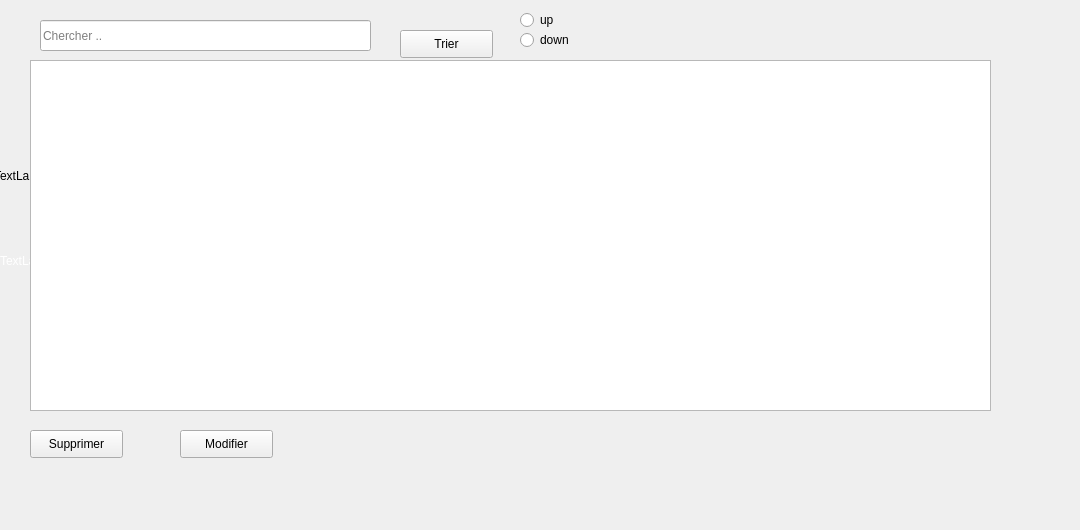
      <widget class="QWidget" name="AffichageCitoyen">
       <attribute name="title">
        <string>Afficher</string>
       </attribute>
       <widget class="QTableView" name="liste_citoyens">
        <property name="geometry">
         <rect>
          <x>30</x>
          <y>60</y>
          <width>961</width>
          <height>351</height>
         </rect>
        </property>
        <property name="styleSheet">
         <string notr="true">QLabel{
 color: white;
  background: transparent;
}</string>
        </property>
       </widget>
       <widget class="QPushButton" name="supprimer_citoyen">
        <property name="geometry">
         <rect>
          <x>30</x>
          <y>430</y>
          <width>93</width>
          <height>28</height>
         </rect>
        </property>
        <property name="text">
         <string>Supprimer</string>
        </property>
        <property name="icon">
         <iconset resource="resource.qrc">
          <normaloff>:/img/img/icons8_delete_512px_1.png</normaloff>:/img/img/icons8_delete_512px_1.png</iconset>
        </property>
        <property name="iconSize">
         <size>
          <width>20</width>
          <height>20</height>
         </size>
        </property>
       </widget>
       <widget class="QLineEdit" name="chercher_citoyen">
        <property name="geometry">
         <rect>
          <x>40</x>
          <y>20</y>
          <width>331</width>
          <height>31</height>
         </rect>
        </property>
        <property name="placeholderText">
         <string>Chercher ..</string>
        </property>
       </widget>
       <widget class="QPushButton" name="trier_citoyens">
        <property name="geometry">
         <rect>
          <x>400</x>
          <y>30</y>
          <width>93</width>
          <height>28</height>
         </rect>
        </property>
        <property name="text">
         <string>Trier</string>
        </property>
        <property name="icon">
         <iconset resource="resource.qrc">
          <normaloff>:/img/img/icons8_sorting_60px.png</normaloff>:/img/img/icons8_sorting_60px.png</iconset>
        </property>
       </widget>
       <widget class="QPushButton" name="modifier_citoyen">
        <property name="geometry">
         <rect>
          <x>180</x>
          <y>430</y>
          <width>93</width>
          <height>28</height>
         </rect>
        </property>
        <property name="text">
         <string>Modifier</string>
        </property>
        <property name="icon">
         <iconset resource="resource.qrc">
          <normaloff>:/img/img/icons8_update_200px.png</normaloff>:/img/img/icons8_update_200px.png</iconset>
        </property>
        <property name="iconSize">
         <size>
          <width>25</width>
          <height>25</height>
         </size>
        </property>
       </widget>
       <widget class="QLabel" name="label_7">
        <property name="geometry">
         <rect>
          <x>0</x>
          <y>0</y>
          <width>1071</width>
          <height>521</height>
         </rect>
        </property>
        <property name="styleSheet">
         <string notr="true">QLabel{
 color: white;
  background: transparent;
}</string>
        </property>
        <property name="text">
         <string>TextLabel</string>
        </property>
       </widget>
       <widget class="QLabel" name="label_12">
        <property name="geometry">
         <rect>
          <x>-6</x>
          <y>-40</y>
          <width>1031</width>
          <height>431</height>
         </rect>
        </property>
        <property name="text">
         <string>TextLabel</string>
        </property>
       </widget>
       <widget class="QRadioButton" name="radioButton_3">
        <property name="geometry">
         <rect>
          <x>520</x>
          <y>10</y>
          <width>95</width>
          <height>20</height>
         </rect>
        </property>
        <property name="text">
         <string>up</string>
        </property>
       </widget>
       <widget class="QRadioButton" name="radioButton_4">
        <property name="geometry">
         <rect>
          <x>520</x>
          <y>30</y>
          <width>95</width>
          <height>20</height>
         </rect>
        </property>
        <property name="text">
         <string>down</string>
        </property>
       </widget>
       <zorder>label_12</zorder>
       <zorder>label_7</zorder>
       <zorder>liste_citoyens</zorder>
       <zorder>supprimer_citoyen</zorder>
       <zorder>chercher_citoyen</zorder>
       <zorder>trier_citoyens</zorder>
       <zorder>modifier_citoyen</zorder>
       <zorder>radioButton_3</zorder>
       <zorder>radioButton_4</zorder>
      </widget>
